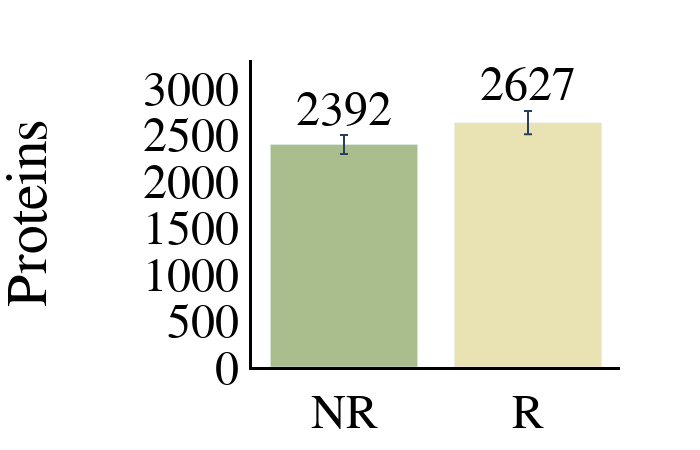

Notebook code for this chart:
### Code cell
#ID plot(protein and peptides)
plot_options={
            "mean label": "True",
            "error bar": "ci95", #None, stdev, or ci95
            "X Title": "Conditions",
            "Y Title": "Proteins<br>",
            "color": ["#AABD8C", "#E9E3B4", "#C6878F", "#fac8d3","#F39B6D",  "pink",
                  "orange", "brown", "pink", "gray", "olive", "cyan", "black","red",
                  "yellow","green","blue","indigo","violet"],
            "width": 700,
            "height": 450,
            "font": dict(size=48, family="Arial black",color="black"),
            "ID mode": "total",#grouped, total, MS2, grouped_stacked, stacked
            "Group By X": "Sample Amount", #ID_Mode does MS2 vs MBR
            "Group By Color": "Acquisition Mode",#ID_Mode does MS2 vs MBR
            "Group By Stack": "ID_Mode",#ID_Mode does MS2 vs MBR
        }
plot_options["plot_type"] = "1" # 1 is protein, 2 is peptide

# display(data_obj["peptide_ID_Summary"])
# pd.merge(data_obj["peptide_ID_Summary"],data_obj["run_metadata"]).to_csv("csv/pep.csv")
# display(data_obj["run_metadata"])
# display(data_obj["protein_abundances"])
# pd.merge(data_obj["protein_ID_Summary"],data_obj["run_metadata"]).to_csv("csv/pep.csv")

figure ,_ ,_ =ID_plots(data_obj, plot_options, saved_settings,username="20min_SC")
figure.update_layout(showlegend=False,xaxis_title=None)
figure.write_image("20min_IDs_SC.png", scale=10, width = 1200, height=1000)
figure.show()

### Figure 1 — Plotly figure (JSON) as saved in the notebook; plotly's stock layout.template omitted (floating-point values rounded to 4 significant figures)
{"data": [{"alignmentgroup": "True", "error_y": {"array": [102.3]}, "hovertemplate": "Conditions=%{x}<br>IDs=%{y}<extra></extra>", "legendgroup": "NR", "marker": {"color": "#AABD8C", "pattern": {"shape": ""}}, "name": "NR", "offsetgroup": "NR", "orientation": "v", "showlegend": true, "textposition": "auto", "type": "bar", "x": ["NR"], "xaxis": "x", "y": [2393.0], "yaxis": "y"}, {"alignmentgroup": "True", "error_y": {"array": [124.8]}, "hovertemplate": "Conditions=%{x}<br>IDs=%{y}<extra></extra>", "legendgroup": "R", "marker": {"color": "#E9E3B4", "pattern": {"shape": ""}}, "name": "R", "offsetgroup": "R", "orientation": "v", "showlegend": true, "textposition": "auto", "type": "bar", "x": ["R"], "xaxis": "x", "y": [2628.0], "yaxis": "y"}], "layout": {"annotations": [{"showarrow": false, "text": "2392", "x": "NR", "y": 2751.0}, {"showarrow": false, "text": "2627", "x": "R", "y": 3022.0}], "barmode": "relative", "font": {"color": "black", "family": "Arial black", "size": 48}, "height": 450, "legend": {"title": {"text": "Conditions"}, "tracegroupgap": 0}, "margin": {"t": 60}, "paper_bgcolor": "rgba(255, 255, 255, 255)", "plot_bgcolor": "rgba(255, 255, 255, 255)", "showlegend": false, "width": 700, "xaxis": {"anchor": "y", "categoryarray": ["NR", "R"], "categoryorder": "array", "domain": [0, 1], "linecolor": "black", "linewidth": 3, "showline": true, "title": {}}, "yaxis": {"anchor": "x", "domain": [0, 1], "linecolor": "black", "linewidth": 3, "showline": true, "title": {"text": "Proteins<br>"}}}}
